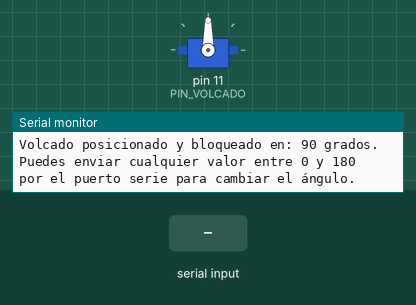
A sketch run on a simulated Arduino Mega 2560, built with avr-gcc and run on an emulated ATmega2560. Parts: servo, the last lines printed to the serial monitor. The inputs (shaded band) are chosen by the test bench.

Above: at 1.2 s.
1.3 s: "30,150\n" received over Serial
At 2.1 s:
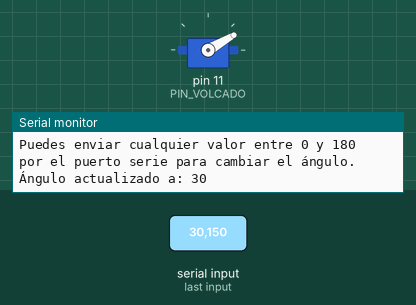
2.8 s: "5\n" received over Serial
At 3.2 s:
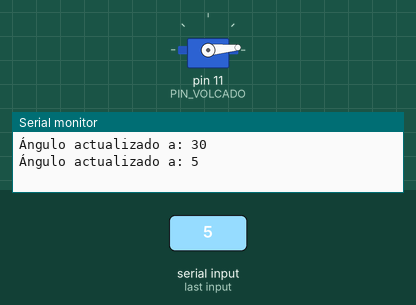
4.3 s: "90,45\n" received over Serial
At 5.6 s:
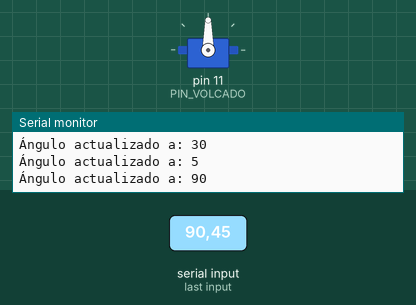
Timing chart, 0 to 7.3 s (numbered marks = the images above; inputs shaded):
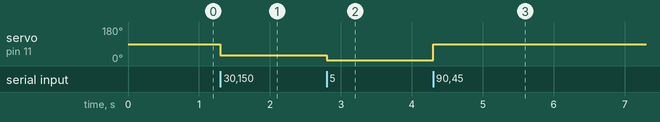

Measured:
- after the input at 1.3 s, servo on pin 11 (PIN_VOLCADO): 90° → 30° at once
- after the input at 2.8 s, servo on pin 11 (PIN_VOLCADO): 30° → 5° at once
- after the input at 4.3 s, servo on pin 11 (PIN_VOLCADO): 5° → 90° at once

The sketch:

setear.ino
```cpp
#include <Servo.h>0


const uint8_t PIN_VOLCADO = 11;                  // Pin del servomotor de volcado
const int ANGULO_INICIAL = 90;                   // Cambia este valor al ángulo que necesites (0 a 180) reposo
const uint8_t POWER_PINS[] = {5, 4, 39, 33, 30, 31, 2, 28, 29, 3}; // Pines de potencia auxiliares de tu hardware

Servo volcado;

void setup() {
  // Inicializa los pines de potencia en LOW por seguridad
  for (uint8_t p : POWER_PINS) {
    pinMode(p, OUTPUT);
    digitalWrite(p, LOW);
  }

  Serial.begin(115200);

  // Posiciona el servo antes de activarlo para evitar tirones bruscos
  volcado.write(ANGULO_INICIAL);
  volcado.attach(PIN_VOLCADO);

  Serial.println(F("--- SCRIPT DE CONTROL DE VOLCADO ---"));
  Serial.print(F("Volcado posicionado y bloqueado en: "));
  Serial.print(ANGULO_INICIAL);
  Serial.println(F(" grados."));
  Serial.println(F("Puedes enviar cualquier valor entre 0 y 180 por el puerto serie para cambiar el ángulo."));
}
void loop() {
  if (Serial.available()) {
    String cmd = Serial.readStringUntil('\n');
    cmd.trim(); // Elimina espacios o saltos de línea sobrantes

    if (cmd.length() > 0) {
      int nuevoAngulo = cmd.toInt();
      if (nuevoAngulo >= 0 && nuevoAngulo <= 180) {
        volcado.write(nuevoAngulo);
        Serial.print(F("Ángulo actualizado a: "));
        Serial.println(nuevoAngulo);
      } else {
        Serial.println(F("Error: Ingresa un valor entre 0 y 180"));
      }
    }
  }
}
```
